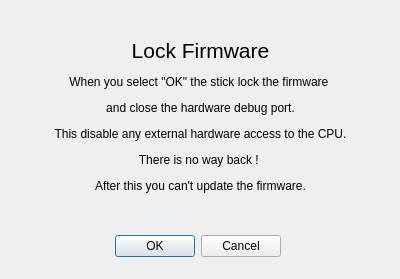
<?xml version="1.0" encoding="UTF-8"?>
<ui version="4.0">
 <class>stick20LockFirmwareDialog</class>
 <widget class="QDialog" name="stick20LockFirmwareDialog">
  <property name="geometry">
   <rect>
    <x>0</x>
    <y>0</y>
    <width>400</width>
    <height>279</height>
   </rect>
  </property>
  <property name="windowTitle">
   <string>Dialog</string>
  </property>
  <property name="windowIcon">
   <iconset resource="resources.qrc">
    <normaloff>:/images/CS_icon.png</normaloff>:/images/CS_icon.png</iconset>
  </property>
  <widget class="QDialogButtonBox" name="buttonBox">
   <property name="geometry">
    <rect>
     <x>110</x>
     <y>230</y>
     <width>171</width>
     <height>32</height>
    </rect>
   </property>
   <property name="orientation">
    <enum>Qt::Horizontal</enum>
   </property>
   <property name="standardButtons">
    <set>QDialogButtonBox::Cancel|QDialogButtonBox::Ok</set>
   </property>
  </widget>
  <widget class="QLabel" name="label">
   <property name="geometry">
    <rect>
     <x>30</x>
     <y>20</y>
     <width>341</width>
     <height>191</height>
    </rect>
   </property>
   <property name="text">
    <string>&lt;html&gt;&lt;head/&gt;&lt;body&gt;&lt;p align=&quot;center&quot;&gt;&lt;span style=&quot; font-size:16pt;&quot;&gt;Lock Firmware&lt;/span&gt;&lt;/p&gt;&lt;p align=&quot;center&quot;&gt;&lt;span style=&quot; font-size:9pt;&quot;&gt;When you select &amp;quot;OK&amp;quot; the stick lock the firmware &lt;/span&gt;&lt;/p&gt;&lt;p align=&quot;center&quot;&gt;&lt;span style=&quot; font-size:9pt;&quot;&gt;and close the hardware debug port.&lt;/span&gt;&lt;/p&gt;&lt;p align=&quot;center&quot;&gt;&lt;span style=&quot; font-size:9pt;&quot;&gt;This disable any external hardware access to the CPU.&lt;/span&gt;&lt;/p&gt;&lt;p align=&quot;center&quot;&gt;&lt;span style=&quot; font-size:9pt;&quot;&gt;There is no way back ! &lt;/span&gt;&lt;/p&gt;&lt;p align=&quot;center&quot;&gt;&lt;span style=&quot; font-size:9pt;&quot;&gt;After this you can't update the firmware.&lt;/span&gt;&lt;/p&gt;&lt;/body&gt;&lt;/html&gt;</string>
   </property>
  </widget>
 </widget>
 <resources>
  <include location="resources.qrc"/>
 </resources>
 <connections>
  <connection>
   <sender>buttonBox</sender>
   <signal>accepted()</signal>
   <receiver>stick20LockFirmwareDialog</receiver>
   <slot>accept()</slot>
   <hints>
    <hint type="sourcelabel">
     <x>248</x>
     <y>254</y>
    </hint>
    <hint type="destinationlabel">
     <x>157</x>
     <y>274</y>
    </hint>
   </hints>
  </connection>
  <connection>
   <sender>buttonBox</sender>
   <signal>rejected()</signal>
   <receiver>stick20LockFirmwareDialog</receiver>
   <slot>reject()</slot>
   <hints>
    <hint type="sourcelabel">
     <x>316</x>
     <y>260</y>
    </hint>
    <hint type="destinationlabel">
     <x>286</x>
     <y>274</y>
    </hint>
   </hints>
  </connection>
 </connections>
</ui>
